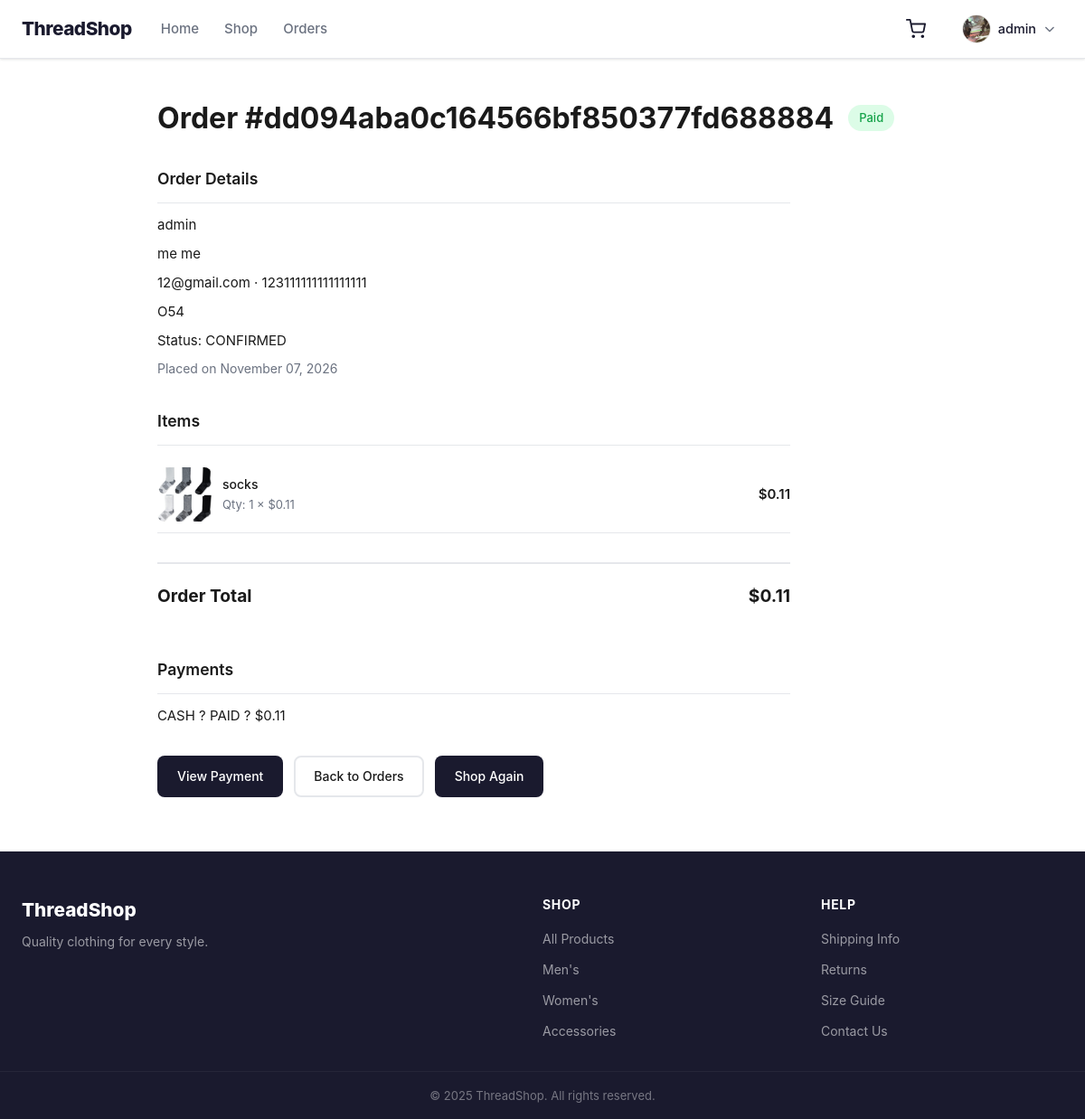
The app's page /orders/dd094aba0c164566bf850377fd688884 (signed in) with its own data.
### app/models/order.py (models this page shows)
class Order(BaseDocument):
	__tablename__ = "orders"
	failure_reason = db.Column(db.Text, nullable=True)
	checkout_key = db.Column(db.String(64), unique=True, nullable=True)
	first_name = db.Column(db.String(100), nullable=True)
	last_name = db.Column(db.String(100), nullable=True)
	email = db.Column(db.String(254), nullable=True)
	phone = db.Column(db.String(32), nullable=True)
	delivery_address = db.Column(db.String(1000), nullable=True)
	user_id = db.Column(
		db.String(32),
		db.ForeignKey("users.id"),
		nullable=False
	)
	username = db.Column(
		db.String(255),
		nullable=False
	)
	total_amount = db.Column(
		db.Numeric(12, 2),
		nullable=False
	)
	status = db.Column(
		db.Enum(OrderStatus),
		nullable=False,
		default=OrderStatus.PENDING
	)
	items = db.relationship(
		"OrderItem",
		back_populates="order",
		cascade="all, delete-orphan"
	)
	payments = db.relationship(
		"Payment",
		back_populates="order"
	)
	__table_args__ = (
		db.CheckConstraint(
			"total_amount >= 0.0",
			name="ck_order_total_min"
		),
	)

### app/models/order_item.py (models this page shows)
class OrderItem(BaseDocument):
	__tablename__ = "order_items"
	stock_snapshot = db.Column(db.Integer, nullable=True)
	order_id = db.Column(
		db.String(32),
		db.ForeignKey("orders.id"),
		nullable=False
	)
	product_id = db.Column(
		db.String(32),
		db.ForeignKey("products.id"),
		nullable=True
	)
	product_name = db.Column(
		db.String(255),
		nullable=False
	)
	qty = db.Column(
		db.Integer,
		nullable=False,
		default=0
	)
	price = db.Column(
		db.Numeric(12, 2),
		nullable=False
	)
	subtotal = db.Column(
		db.Numeric(12, 2),
		nullable=True
	)
	order = db.relationship(
		"Order",
		back_populates="items"
	)
	product = db.relationship("Product")
	__table_args__ = (
		db.CheckConstraint(
			"qty > 0",
			name="ck_orderitem_qty_positive"
		),
		db.CheckConstraint(
			"price >= 0.0",
			name="ck_orderitem_price_min"
		),
	)

### app/models/payment.py (models this page shows)
class Payment(BaseDocument):
	__tablename__ = "payments"
	order_id = db.Column(
		db.String(32),
		db.ForeignKey("orders.id"),
		nullable=False
	)
	user_id = db.Column(
		db.String(32),
		db.ForeignKey("users.id"),
		nullable=False
	)
	amount = db.Column(
		db.Numeric(12, 2),
		nullable=False
	)
	status = db.Column(
		db.Enum(PaymentStatus),
		nullable=False,
		default=PaymentStatus.PENDING
	)
	method = db.Column(
		db.Enum(PaymentMethod),
		nullable=False,
		default=PaymentMethod.CASH
	)
	transaction_id = db.Column(
		db.String(255),
		nullable=True
	)
	token = db.Column(
		db.String(255),
		nullable=True
	)
	token_expires_at = db.Column(
		db.DateTime(timezone=True),
		nullable=True
	)
	qr_data = db.Column(
		db.Text,
		nullable=True
	)
	paid_at = db.Column(
		db.DateTime(timezone=True),
		nullable=True
	)
	order = db.relationship(
		"Order",
		back_populates="payments"
	)
	__table_args__ = (
		db.CheckConstraint(
			"amount >= 0.0",
			name="ck_payment_amount_min"
		),
	)

### app/routes/home/orders.py (the view)
@orders_bp.route("/orders/<order_id>")
@login_required
def order_detail(order_id):
    return render_template("home/order_detail.html", order=order_view(owned_order(order_id)))

### app/routes/auth/profile.py (called while the page is built)
@auth_bp.before_app_request
def validate_session_account():
    user_id = session.get("user_id")
    if not user_id:
        return
    user = db.session.get(User, user_id)
    if not user or user.status != UserStatus.ACTIVE or not valid_stamp(user, session.get("auth_stamp")):
        session.clear()
        return
    g.session_user = user

### app/services/auth.py (called while the page is built)
def auth_stamp(user):
    updated = user.updated_at
    if updated and updated.tzinfo:
        updated = updated.astimezone(UTC).replace(tzinfo=None)
    payload = json.dumps([user.id, user.username, user.password, user.image,
                          user.role.value, user.status.value,
                          updated.isoformat(timespec="microseconds") if updated else None])
    key = current_app.config["SECRET_KEY"]
    if isinstance(key, str):
        key = key.encode()
    return hmac.new(key, payload.encode(), hashlib.sha256).hexdigest()

def valid_stamp(user, stamp):
    return isinstance(stamp, str) and hmac.compare_digest(auth_stamp(user), stamp)

### app/services/home/cart.py (called while the page is built, shortened)
def get_cart():
    try:
        cart = json.loads(request.cookies.get("cart", "[]"))
    except (ValueError, TypeError):
        return []
    if not isinstance(cart, list):
        return []
    quantities = {}
    if not quantities:
        return []
    products = Product.query.filter(Product.id.in_(quantities)).all()
    return [{"id": p.id, "qty": quantities[p.id]} for p in products]

def cart_count(cart):
    return sum(entry["qty"] for entry in cart)

### app/services/home/catalog.py (called while the page is built)
def format_price(cents):
    return f"${Decimal(cents) / 100:,.2f}"

def product_data(product):
    image = product.image or ""
    image_url = url_for("static", filename="uploads/products/" + image) if image else url_for("static", filename="img/no-image-available.jpg")
    return {
        "id": product.id, "name": product.name, "description": product.description or "",
        "image": image, "imageUrl": image_url,
        "priceCents": int(product.price * 100), "stock": product.qty,
        "keywords": [product.category.name] if product.category else [],
    }

### app/services/home/order.py (called while the page is built)
def owned_order(order_id):
    return Order.query.filter_by(id=order_id, user_id=session["user_id"]).first_or_404()

### app/services/orders.py (called while the page is built)
def _iso(value):
	if value is None:
		return None
	if value.tzinfo is None:
		value = value.replace(tzinfo=UTC)
	return value.isoformat()

### app/services/payments.py (called while the page is built)
def _iso(value):
	if value is None:
		return None
	if value.tzinfo is None:
		value = value.replace(tzinfo=UTC)
	return value.isoformat()

### templates/home/order_detail.html (shortened to what this page needs)
{% extends "home/base.html" %}
{% block content %}
	<div class="container container--sm">
		<div class="page-header">
			<h1>Order #{{ order.id }}</h1>
			{% if order.status == 'FAILED' %}
				<span class="badge badge--danger">Failed</span>
			{% elif order.get('paid') %}
				<span class="badge badge--success">Paid</span>
			{% else %}
				<span class="badge badge--warning">Pending</span>
			{% endif %}
		</div>
		<div class="order-detail">
			<div class="order-detail__section">
				<h3>Order Details</h3>
				<p>{{ order.username }}</p>
				{% if order.customer.first_name %}
				<p>{{ order.customer.first_name }} {{ order.customer.last_name }}</p>
				<p>{{ order.customer.email }} &middot; {{ order.customer.phone }}</p>
				<p>{{ order.customer.delivery_address }}</p>
				{% endif %}
				<p>Status: {{ order.status }}</p>
				<p class="order-detail__date">Placed on {{ order.date }}</p>
			</div>
			<div class="order-detail__section">
				<h3>Items</h3>
				{% for item in order['items'] %}
					<div class="order-summary__item">
						<img src="{{ item.imageUrl }}"
								 alt="{{ item.name }}"
								 onerror="this.src='https://placehold.co/60x60?text=?'">
						<div>
							<p class="order-summary__name">{{ item.name }}</p>
							<p class="order-summary__qty">Qty: {{ item.qty }} &times; {{ item.price }}</p>
						</div>
						<span class="order-summary__price">{{ item.subtotal }}</span>
					</div>
				{% endfor %}
			</div>
			<div class="order-detail__total">
				<span>Order Total</span>
				<span>{{ order.total }}</span>
			</div>
			<div class="order-detail__section">
				<h3>Payments</h3>
				{% for payment in order.payments %}
					<p>{{ payment.method }} ? {{ payment.status }} ? ${{ '%.2f'|format(payment.amount) }}</p>{% endfor %}
			</div>
			<div class="order-detail__actions">
				<a href="{{ url_for('checkout.payment', order_id=order.id) }}"
					 class="btn btn--primary">{{ 'View Payment' if order.paid or order.status == 'FAILED' else 'Continue Payment' }}</a>
				<a href="{{ url_for('orders.orders') }}" class="btn btn--outline">Back to Orders</a>
				<a href="{{ url_for('products.products_page') }}" class="btn btn--primary">Shop Again</a>
			</div>
		</div>
	</div>
{% endblock %}

### static/css/home/style.css (style rules this page uses)
*, *::before, *::after { box-sizing: border-box; margin: 0; padding: 0; }
:root { --color-primary: #1a1a2e; --color-primary-hover: #16213e; --color-accent: #e94560; --color-accent-hover: #c73652; --color-bg: #ffffff; --color-bg-gray: #f7f7f8; --color-text: #1a1a1a; --color-text-muted: #6b7280; --color-border: #e5e7eb; --color-success: #16a34a; --color-warning: #d97706; --color-danger: #dc2626; --radius: 8px; --radius-lg: 12px; --shadow: 0 1px 3px rgba(0,0,0,0.08), 0 1px 2px rgba(0,0,0,0.04); --shadow-md: 0 4px 6px rgba(0,0,0,0.07), 0 2px 4px rgba(0,0,0,0.04); --transition: 0.2s ease; }
body { font-family: -apple-system, BlinkMacSystemFont, 'Segoe UI', Roboto, sans-serif; font-size: 15px; line-height: 1.6; color: var(--color-text); background: var(--color-bg); }
a { color: inherit; text-decoration: none; }
img { display: block; max-width: 100%; }
.container { max-width: 1200px; margin: 0 auto; padding: 0 24px; }
.container--sm { max-width: 900px; }
h1 { font-size: 2rem; font-weight: 700; }
h3 { font-size: 1.1rem; font-weight: 600; }
.btn { display: inline-flex; align-items: center; justify-content: center; padding: 10px 20px; border-radius: var(--radius); font-size: 14px; font-weight: 500; cursor: pointer; border: 2px solid transparent; transition: background var(--transition), color var(--transition), border-color var(--transition); white-space: nowrap; }
.btn--primary { background: var(--color-primary); color: #fff; }
.btn--outline { background: transparent; border-color: var(--color-border); color: var(--color-text); }
.page-header { padding: 40px 0 28px; display: flex; align-items: center; gap: 16px; flex-wrap: wrap; }
.page-header h1 { margin: 0; }
.order-summary__item { display: grid; grid-template-columns: 60px 1fr auto; align-items: center; gap: 12px; padding: 12px 0; border-bottom: 1px solid var(--color-border); }
.order-summary__item img { width: 60px; height: 60px; object-fit: cover; border-radius: var(--radius); }
.order-summary__name { font-size: 14px; font-weight: 500; }
.order-summary__qty { font-size: 13px; color: var(--color-text-muted); }
.order-summary__price { font-weight: 600; }
.order-detail { display: flex; flex-direction: column; gap: 32px; max-width: 700px; }
.order-detail__section { display: flex; flex-direction: column; gap: 8px; }
.order-detail__section h3 { padding-bottom: 12px; border-bottom: 1px solid var(--color-border); margin-bottom: 4px; }
.order-detail__date { font-size: 14px; color: var(--color-text-muted); }
.order-detail__total { display: flex; justify-content: space-between; font-size: 1.2rem; font-weight: 700; padding: 20px 0; border-top: 2px solid var(--color-border); }
.order-detail__actions { display: flex; gap: 12px; }
.badge { padding: 4px 12px; border-radius: 100px; font-size: 13px; font-weight: 500; }
.badge--success { background: #dcfce7; color: #16a34a; }

### records on screen
Order: id "dd094aba0c164566bf850377fd688884", username "admin", customer.first_name "me", customer.last_name "me", customer.email "12@gmail.com", customer.phone "123111111111111111", customer.delivery_address "O54", status "CONFIRMED"
OrderItem: name "socks", qty "1", price "$0.11", subtotal "$0.11"
Payment: method "CASH", status "PAID", amount "0.11"

### other values on screen
{{ session.get('username') }} "admin"
{{ order.date }} "November 07, 2026"
{{ order.total }} "$0.11"
